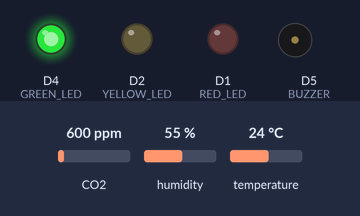
Simulated run of this sketch. Board: ESP8266 (NodeMCU). Shown: output pins drawn as LEDs (lit = HIGH), buzzer (waves = sounding, pin HIGH). Dashed ring = blinking. Inputs (shaded band) come from the test bench; at power-on: temperature 24 °C, CO2 600 ppm, humidity 55 %. WiFi joins after 1.5 s; servers stay silent unless stated; what the sketch prints to the serial monitor is not drawn.

Above: at 0.1 s.
At 4.2 s:
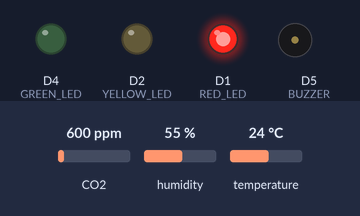
4.3 s: temperature set to 38 °C
10.5 s: temperature set to 41 °C
At 11.4 s:
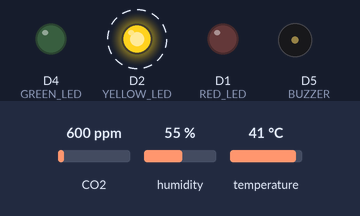
Timing chart, 0 to 20.0 s (numbered marks = the images above; inputs shaded):
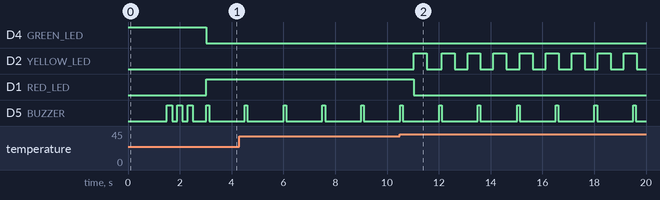

The sketch:

sketch_apr29a.ino
```cpp
#define BLYNK_TEMPLATE_ID "TMPL3nYHMHv1y"
#define BLYNK_TEMPLATE_NAME "NodeMCU ESP8266"
#define BLYNK_AUTH_TOKEN "jOg5XImhD7SOLaXw4mCyiwOWIDpKKmAn"

#define BLYNK_PRINT Serial

#include <ESP8266WiFi.h>
#include <BlynkSimpleEsp8266.h>
#include <DHT.h>
#include <MQ135.h>

#define DHTPIN D3
#define DHTTYPE DHT11
#define MQ135PIN A0
#define GREEN_LED D4
#define YELLOW_LED D2
#define RED_LED D1
#define BUZZER D5

char auth[] = BLYNK_AUTH_TOKEN;
char ssid[] = "MotoG60";
char pass[] = "12345678";

DHT dht(DHTPIN, DHTTYPE);
MQ135 mq135(MQ135PIN);

unsigned long previousMillis = 0;
const long interval = 2000;  // Interval in milliseconds for sensor readings
bool buzzerState = false;
unsigned long buzzerPreviousMillis = 0;
const long buzzerInterval = 15000; // Interval in milliseconds for buzzer

// ⬇️ Added variables for non-blocking yellow LED blinking
unsigned long yellowPreviousMillis = 0;
bool yellowLedOn = false;

void playSuccessTone() {
  for (int i = 0; i < 3; i++) {
    digitalWrite(BUZZER, HIGH);
    delay(200);
    digitalWrite(BUZZER, LOW);
    delay(200);
  }
}

// ⬇️ NEW: Reconnect WiFi if disconnected
void reconnectWiFi() {
  if (WiFi.status() != WL_CONNECTED) {
    WiFi.begin(ssid, pass);
    Serial.print("Reconnecting to WiFi");
    while (WiFi.status() != WL_CONNECTED) {
      delay(500);
      Serial.print(".");
    }
    Serial.println("\nWiFi reconnected");
  }
}

void setup() {
  Serial.begin(9600);
  pinMode(GREEN_LED, OUTPUT);
  pinMode(YELLOW_LED, OUTPUT);
  pinMode(RED_LED, OUTPUT);
  pinMode(BUZZER, OUTPUT);

  digitalWrite(GREEN_LED, HIGH);

  WiFi.begin(ssid, pass);
  Serial.print("Connecting to ");
  Serial.println(ssid);

  while (WiFi.status() != WL_CONNECTED) {
    delay(500);
    Serial.print(".");
  }

  Serial.println("");
  Serial.println("WiFi connected");
  playSuccessTone();

  Blynk.begin(auth, ssid, pass);

  dht.begin();
}

void loop() {
  Blynk.run();
  reconnectWiFi();  // ⬅️ Added WiFi auto-reconnect

  unsigned long currentMillis = millis();
  if (currentMillis - previousMillis >= interval) {
    previousMillis = currentMillis;

    float temperatureC = dht.readTemperature(); // Read temperature in Celsius
    float humidity = dht.readHumidity();        // Read humidity
    float ppm = mq135.getPPM();                 // Read ppm value from MQ-135 sensor

    if (!isnan(temperatureC) && !isnan(humidity)) {
      Blynk.virtualWrite(V1, temperatureC); // Send temperature to Blynk app
      Blynk.virtualWrite(V2, humidity);     // Send humidity to Blynk app
      Blynk.virtualWrite(V3, ppm);          // Send ppm value to Blynk app as V3

      // Reset all LEDs before logic
      digitalWrite(GREEN_LED, LOW);
      digitalWrite(YELLOW_LED, LOW);
      digitalWrite(RED_LED, LOW);

      if (temperatureC < 40 && ppm <= 100) {
        digitalWrite(GREEN_LED, HIGH);   // Turn on green LED
        buzzerState = false;             // ⬅️ No buzzer needed
      } else if ((temperatureC >= 40 && temperatureC <= 50) || (ppm > 100 && ppm <= 300)) {
        // ⬇️ Replaced blocking delay blink with millis()-based blinking
        yellowLedOn = true;
        buzzerState = true;
      } else {
        digitalWrite(RED_LED, HIGH);     // Turn on red LED
        yellowLedOn = false;
        buzzerState = true;
      }

      // Print sensor readings to the console
      Serial.print("Temperature: ");
      Serial.print(temperatureC);
      Serial.print(" °C, Humidity: ");
      Serial.print(humidity);
      Serial.print(" %, PPM: ");
      Serial.println(ppm);
    }
  }

  // ⬇️ Non-blocking yellow LED blinking
  if (yellowLedOn) {
    if (millis() - yellowPreviousMillis >= 500) {
      yellowPreviousMillis = millis();
      digitalWrite(YELLOW_LED, !digitalRead(YELLOW_LED));
    }
  } else {
    digitalWrite(YELLOW_LED, LOW);
  }

  // ⬇️ Improved buzzer control using millis instead of toggling every loop
  if (buzzerState && currentMillis - buzzerPreviousMillis >= (buzzerInterval / 10)) {
    digitalWrite(BUZZER, HIGH);
    delay(100);  // short beep
    digitalWrite(BUZZER, LOW);
    buzzerPreviousMillis = currentMillis;
  } else if (!buzzerState) {
    digitalWrite(BUZZER, LOW);
  }
}
```

Measured:
- the behaviour switches between 39 and 40 °C on temperature (found by bisection; images 1 and 2)
- after the input at 10.5 s, D2 (YELLOW_LED): alternates HIGH for 0.50 s and LOW for 0.50 s, starting after 0.53 s; D1 (RED_LED): HIGH → LOW after 0.53 s
- by itself, D5 (BUZZER): alternates HIGH for 0.10 s and LOW for 1.4 s
